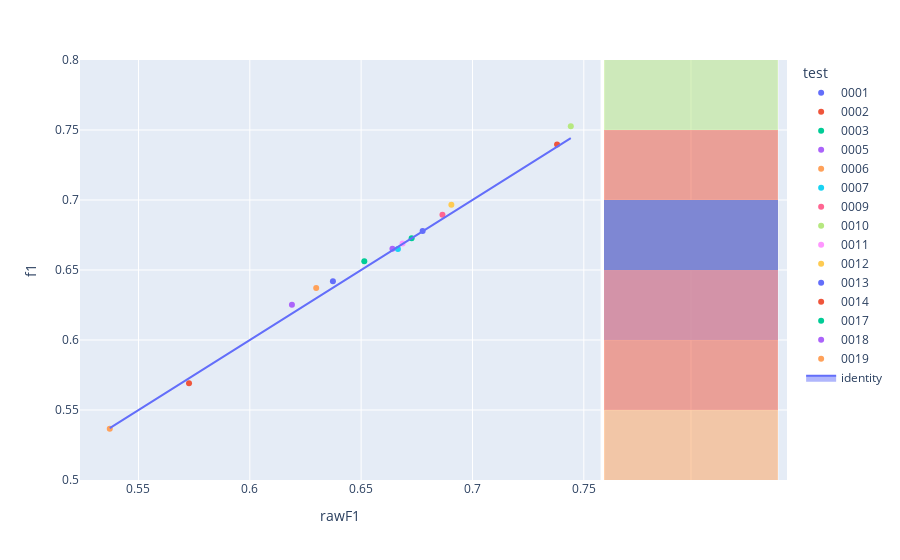

The notebook cell saved with this chart:
### Code cell
fig=px.scatter(experimentModels_N2,x='rawF1',y='f1',color='test',hover_name='modelId', marginal_y="histogram")
fig.add_trace(
    go.Scatter(x=experimentModels_N2['rawF1'], y=experimentModels_N2['rawF1'], name="identity", mode='lines',fill="toself")
)
fig.show()

### Figure 1 — Plotly figure (JSON) as saved in the notebook; plotly's stock layout.template omitted (floating-point values rounded to 4 significant figures)
{"data": [{"hovertemplate": "<b>%{hovertext}</b><br><br>test=0001<br>rawF1=%{x}<br>f1=%{y}<extra></extra>", "hovertext": ["8b2ea581-6dec-4094-957e-cc1ceb7234c5"], "legendgroup": "0001", "marker": {"color": "#636efa", "symbol": "circle"}, "mode": "markers", "name": "0001", "orientation": "v", "showlegend": true, "type": "scatter", "x": [0.6373], "xaxis": "x", "y": [0.6419], "yaxis": "y"}, {"alignmentgroup": "True", "bingroup": "y", "hovertemplate": "test=0001<br>f1=%{y}<br>count=%{x}<extra></extra>", "legendgroup": "0001", "marker": {"color": "#636efa"}, "name": "0001", "offsetgroup": "0001", "opacity": 0.5, "showlegend": false, "type": "histogram", "xaxis": "x2", "y": [0.6419], "yaxis": "y2"}, {"hovertemplate": "<b>%{hovertext}</b><br><br>test=0002<br>rawF1=%{x}<br>f1=%{y}<extra></extra>", "hovertext": ["80181036-469f-4bcf-95a0-68374649133a"], "legendgroup": "0002", "marker": {"color": "#EF553B", "symbol": "circle"}, "mode": "markers", "name": "0002", "orientation": "v", "showlegend": true, "type": "scatter", "x": [0.738], "xaxis": "x", "y": [0.7396], "yaxis": "y"}, {"alignmentgroup": "True", "bingroup": "y", "hovertemplate": "test=0002<br>f1=%{y}<br>count=%{x}<extra></extra>", "legendgroup": "0002", "marker": {"color": "#EF553B"}, "name": "0002", "offsetgroup": "0002", "opacity": 0.5, "showlegend": false, "type": "histogram", "xaxis": "x2", "y": [0.7396], "yaxis": "y2"}, {"hovertemplate": "<b>%{hovertext}</b><br><br>test=0003<br>rawF1=%{x}<br>f1=%{y}<extra></extra>", "hovertext": ["f6cafb09-5e74-4889-a306-e517e28d70fe"], "legendgroup": "0003", "marker": {"color": "#00cc96", "symbol": "circle"}, "mode": "markers", "name": "0003", "orientation": "v", "showlegend": true, "type": "scatter", "x": [0.6514], "xaxis": "x", "y": [0.6563], "yaxis": "y"}, {"alignmentgroup": "True", "bingroup": "y", "hovertemplate": "test=0003<br>f1=%{y}<br>count=%{x}<extra></extra>", "legendgroup": "0003", "marker": {"color": "#00cc96"}, "name": "0003", "offsetgroup": "0003", "opacity": 0.5, "showlegend": false, "type": "histogram", "xaxis": "x2", "y": [0.6563], "yaxis": "y2"}, {"hovertemplate": "<b>%{hovertext}</b><br><br>test=0005<br>rawF1=%{x}<br>f1=%{y}<extra></extra>", "hovertext": ["2bf1e17a-c8bb-4166-8453-7fdff2414b10"], "legendgroup": "0005", "marker": {"color": "#ab63fa", "symbol": "circle"}, "mode": "markers", "name": "0005", "orientation": "v", "showlegend": true, "type": "scatter", "x": [0.6189], "xaxis": "x", "y": [0.6252], "yaxis": "y"}, {"alignmentgroup": "True", "bingroup": "y", "hovertemplate": "test=0005<br>f1=%{y}<br>count=%{x}<extra></extra>", "legendgroup": "0005", "marker": {"color": "#ab63fa"}, "name": "0005", "offsetgroup": "0005", "opacity": 0.5, "showlegend": false, "type": "histogram", "xaxis": "x2", "y": [0.6252], "yaxis": "y2"}, {"hovertemplate": "<b>%{hovertext}</b><br><br>test=0006<br>rawF1=%{x}<br>f1=%{y}<extra></extra>", "hovertext": ["0feacbcf-4f37-402e-8fbc-4e48a2520bd4"], "legendgroup": "0006", "marker": {"color": "#FFA15A", "symbol": "circle"}, "mode": "markers", "name": "0006", "orientation": "v", "showlegend": true, "type": "scatter", "x": [0.6298], "xaxis": "x", "y": [0.6372], "yaxis": "y"}, {"alignmentgroup": "True", "bingroup": "y", "hovertemplate": "test=0006<br>f1=%{y}<br>count=%{x}<extra></extra>", "legendgroup": "0006", "marker": {"color": "#FFA15A"}, "name": "0006", "offsetgroup": "0006", "opacity": 0.5, "showlegend": false, "type": "histogram", "xaxis": "x2", "y": [0.6372], "yaxis": "y2"}, {"hovertemplate": "<b>%{hovertext}</b><br><br>test=0007<br>rawF1=%{x}<br>f1=%{y}<extra></extra>", "hovertext": ["29c70696-0202-4feb-bd78-3579052a4865"], "legendgroup": "0007", "marker": {"color": "#19d3f3", "symbol": "circle"}, "mode": "markers", "name": "0007", "orientation": "v", "showlegend": true, "type": "scatter", "x": [0.6665], "xaxis": "x", "y": [0.665], "yaxis": "y"}, {"alignmentgroup": "True", "bingroup": "y", "hovertemplate": "test=0007<br>f1=%{y}<br>count=%{x}<extra></extra>", "legendgroup": "0007", "marker": {"color": "#19d3f3"}, "name": "0007", "offsetgroup": "0007", "opacity": 0.5, "showlegend": false, "type": "histogram", "xaxis": "x2", "y": [0.665], "yaxis": "y2"}, {"hovertemplate": "<b>%{hovertext}</b><br><br>test=0009<br>rawF1=%{x}<br>f1=%{y}<extra></extra>", "hovertext": ["768cb7b4-e534-49f7-b9c4-acfa7b401ffe"], "legendgroup": "0009", "marker": {"color": "#FF6692", "symbol": "circle"}, "mode": "markers", "name": "0009", "orientation": "v", "showlegend": true, "type": "scatter", "x": [0.6865], "xaxis": "x", "y": [0.6896], "yaxis": "y"}, {"alignmentgroup": "True", "bingroup": "y", "hovertemplate": "test=0009<br>f1=%{y}<br>count=%{x}<extra></extra>", "legendgroup": "0009", "marker": {"color": "#FF6692"}, "name": "0009", "offsetgroup": "0009", "opacity": 0.5, "showlegend": false, "type": "histogram", "xaxis": "x2", "y": [0.6896], "yaxis": "y2"}, {"hovertemplate": "<b>%{hovertext}</b><br><br>test=0010<br>rawF1=%{x}<br>f1=%{y}<extra></extra>", "hovertext": ["e3d50ec6-a2f8-45fc-88f9-9af0621c2050"], "legendgroup": "0010", "marker": {"color": "#B6E880", "symbol": "circle"}, "mode": "markers", "name": "0010", "orientation": "v", "showlegend": true, "type": "scatter", "x": [0.7442], "xaxis": "x", "y": [0.7527], "yaxis": "y"}, {"alignmentgroup": "True", "bingroup": "y", "hovertemplate": "test=0010<br>f1=%{y}<br>count=%{x}<extra></extra>", "legendgroup": "0010", "marker": {"color": "#B6E880"}, "name": "0010", "offsetgroup": "0010", "opacity": 0.5, "showlegend": false, "type": "histogram", "xaxis": "x2", "y": [0.7527], "yaxis": "y2"}, {"hovertemplate": "<b>%{hovertext}</b><br><br>test=0011<br>rawF1=%{x}<br>f1=%{y}<extra></extra>", "hovertext": ["d539204f-ac49-4811-9ed0-9b39bc65c8f3"], "legendgroup": "0011", "marker": {"color": "#FF97FF", "symbol": "circle"}, "mode": "markers", "name": "0011", "orientation": "v", "showlegend": true, "type": "scatter", "x": [0.6686], "xaxis": "x", "y": [0.669], "yaxis": "y"}, {"alignmentgroup": "True", "bingroup": "y", "hovertemplate": "test=0011<br>f1=%{y}<br>count=%{x}<extra></extra>", "legendgroup": "0011", "marker": {"color": "#FF97FF"}, "name": "0011", "offsetgroup": "0011", "opacity": 0.5, "showlegend": false, "type": "histogram", "xaxis": "x2", "y": [0.669], "yaxis": "y2"}, {"hovertemplate": "<b>%{hovertext}</b><br><br>test=0012<br>rawF1=%{x}<br>f1=%{y}<extra></extra>", "hovertext": ["1fe9ebda-f8d4-46a7-8ec3-1c1477a12af6"], "legendgroup": "0012", "marker": {"color": "#FECB52", "symbol": "circle"}, "mode": "markers", "name": "0012", "orientation": "v", "showlegend": true, "type": "scatter", "x": [0.6905], "xaxis": "x", "y": [0.6966], "yaxis": "y"}, {"alignmentgroup": "True", "bingroup": "y", "hovertemplate": "test=0012<br>f1=%{y}<br>count=%{x}<extra></extra>", "legendgroup": "0012", "marker": {"color": "#FECB52"}, "name": "0012", "offsetgroup": "0012", "opacity": 0.5, "showlegend": false, "type": "histogram", "xaxis": "x2", "y": [0.6966], "yaxis": "y2"}, {"hovertemplate": "<b>%{hovertext}</b><br><br>test=0013<br>rawF1=%{x}<br>f1=%{y}<extra></extra>", "hovertext": ["fef1292a-c2f5-4c3e-96c0-b9ec6f60cb96"], "legendgroup": "0013", "marker": {"color": "#636efa", "symbol": "circle"}, "mode": "markers", "name": "0013", "orientation": "v", "showlegend": true, "type": "scatter", "x": [0.6776], "xaxis": "x", "y": [0.6779], "yaxis": "y"}, {"alignmentgroup": "True", "bingroup": "y", "hovertemplate": "test=0013<br>f1=%{y}<br>count=%{x}<extra></extra>", "legendgroup": "0013", "marker": {"color": "#636efa"}, "name": "0013", "offsetgroup": "0013", "opacity": 0.5, "showlegend": false, "type": "histogram", "xaxis": "x2", "y": [0.6779], "yaxis": "y2"}, {"hovertemplate": "<b>%{hovertext}</b><br><br>test=0014<br>rawF1=%{x}<br>f1=%{y}<extra></extra>", "hovertext": ["17643ba4-cb3b-4cd8-818b-406abeab9cb3"], "legendgroup": "0014", "marker": {"color": "#EF553B", "symbol": "circle"}, "mode": "markers", "name": "0014", "orientation": "v", "showlegend": true, "type": "scatter", "x": [0.5727], "xaxis": "x", "y": [0.5691], "yaxis": "y"}, {"alignmentgroup": "True", "bingroup": "y", "hovertemplate": "test=0014<br>f1=%{y}<br>count=%{x}<extra></extra>", "legendgroup": "0014", "marker": {"color": "#EF553B"}, "name": "0014", "offsetgroup": "0014", "opacity": 0.5, "showlegend": false, "type": "histogram", "xaxis": "x2", "y": [0.5691], "yaxis": "y2"}, {"hovertemplate": "<b>%{hovertext}</b><br><br>test=0017<br>rawF1=%{x}<br>f1=%{y}<extra></extra>", "hovertext": ["deda4266-2cea-44e1-93d6-21d866332ca0"], "legendgroup": "0017", "marker": {"color": "#00cc96", "symbol": "circle"}, "mode": "markers", "name": "0017", "orientation": "v", "showlegend": true, "type": "scatter", "x": [0.6727], "xaxis": "x", "y": [0.6727], "yaxis": "y"}, {"alignmentgroup": "True", "bingroup": "y", "hovertemplate": "test=0017<br>f1=%{y}<br>count=%{x}<extra></extra>", "legendgroup": "0017", "marker": {"color": "#00cc96"}, "name": "0017", "offsetgroup": "0017", "opacity": 0.5, "showlegend": false, "type": "histogram", "xaxis": "x2", "y": [0.6727], "yaxis": "y2"}, {"hovertemplate": "<b>%{hovertext}</b><br><br>test=0018<br>rawF1=%{x}<br>f1=%{y}<extra></extra>", "hovertext": ["60d7b18b-ed9c-40bb-98ce-5193ad5abe70"], "legendgroup": "0018", "marker": {"color": "#ab63fa", "symbol": "circle"}, "mode": "markers", "name": "0018", "orientation": "v", "showlegend": true, "type": "scatter", "x": [0.6641], "xaxis": "x", "y": [0.6651], "yaxis": "y"}, {"alignmentgroup": "True", "bingroup": "y", "hovertemplate": "test=0018<br>f1=%{y}<br>count=%{x}<extra></extra>", "legendgroup": "0018", "marker": {"color": "#ab63fa"}, "name": "0018", "offsetgroup": "0018", "opacity": 0.5, "showlegend": false, "type": "histogram", "xaxis": "x2", "y": [0.6651], "yaxis": "y2"}, {"hovertemplate": "<b>%{hovertext}</b><br><br>test=0019<br>rawF1=%{x}<br>f1=%{y}<extra></extra>", "hovertext": ["c8a28ce7-7f69-4a97-bfe2-229b91334659"], "legendgroup": "0019", "marker": {"color": "#FFA15A", "symbol": "circle"}, "mode": "markers", "name": "0019", "orientation": "v", "showlegend": true, "type": "scatter", "x": [0.5371], "xaxis": "x", "y": [0.5365], "yaxis": "y"}, {"alignmentgroup": "True", "bingroup": "y", "hovertemplate": "test=0019<br>f1=%{y}<br>count=%{x}<extra></extra>", "legendgroup": "0019", "marker": {"color": "#FFA15A"}, "name": "0019", "offsetgroup": "0019", "opacity": 0.5, "showlegend": false, "type": "histogram", "xaxis": "x2", "y": [0.5365], "yaxis": "y2"}, {"fill": "toself", "mode": "lines", "name": "identity", "type": "scatter", "x": [0.6373, 0.738, 0.6514, 0.6189, 0.6298, 0.6665, 0.6865, 0.7442, 0.6686, 0.6905, 0.6776, 0.5727, 0.6727, 0.6641, 0.5371], "y": [0.6373, 0.738, 0.6514, 0.6189, 0.6298, 0.6665, 0.6865, 0.7442, 0.6686, 0.6905, 0.6776, 0.5727, 0.6727, 0.6641, 0.5371]}], "layout": {"barmode": "overlay", "legend": {"title": {"text": "test"}, "tracegroupgap": 0}, "margin": {"t": 60}, "xaxis": {"anchor": "y", "domain": [0, 0.7363], "title": {"text": "rawF1"}}, "xaxis2": {"anchor": "y2", "domain": [0.7413, 1], "matches": "x2", "showgrid": true, "showline": false, "showticklabels": false, "ticks": ""}, "yaxis": {"anchor": "x", "domain": [0, 1], "title": {"text": "f1"}}, "yaxis2": {"anchor": "x2", "domain": [0, 1], "matches": "y", "showgrid": true, "showticklabels": false}}}
